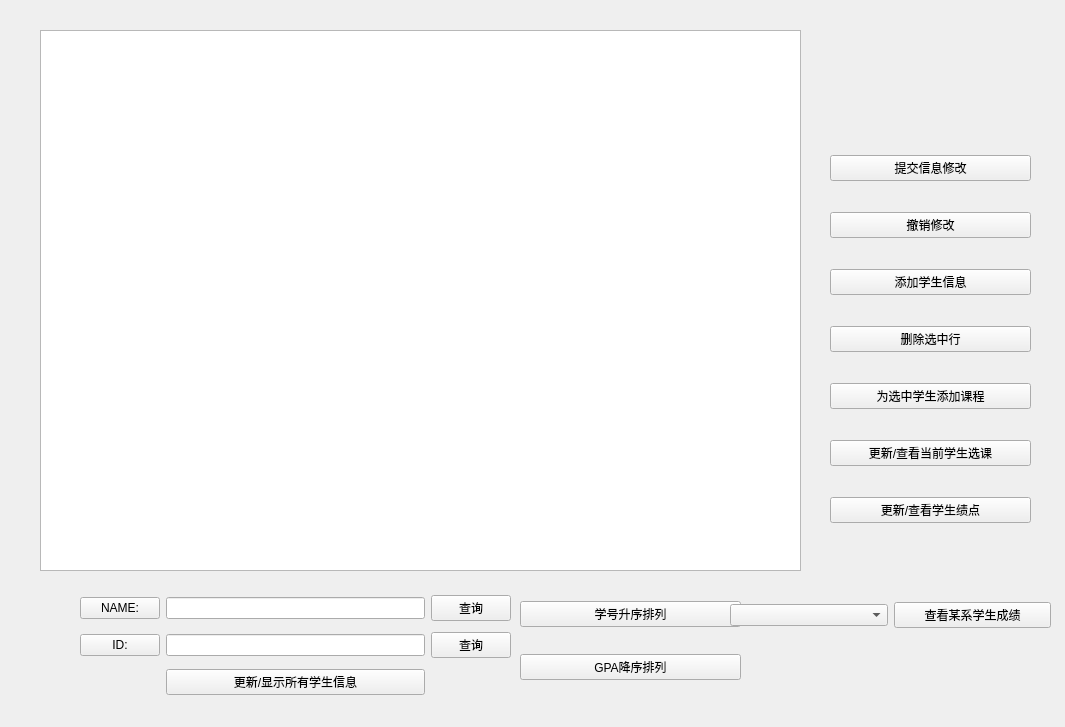
<?xml version="1.0" encoding="UTF-8"?>
<ui version="4.0">
 <class>searchInfoStudent</class>
 <widget class="QWidget" name="searchInfoStudent">
  <property name="geometry">
   <rect>
    <x>0</x>
    <y>0</y>
    <width>1065</width>
    <height>727</height>
   </rect>
  </property>
  <property name="windowTitle">
   <string>Form</string>
  </property>
  <widget class="QTableView" name="tableView">
   <property name="geometry">
    <rect>
     <x>40</x>
     <y>30</y>
     <width>761</width>
     <height>541</height>
    </rect>
   </property>
  </widget>
  <widget class="QWidget" name="widget" native="true">
   <property name="geometry">
    <rect>
     <x>830</x>
     <y>130</y>
     <width>201</width>
     <height>421</height>
    </rect>
   </property>
   <layout class="QVBoxLayout" name="verticalLayout">
    <item>
     <widget class="QPushButton" name="pushButton">
      <property name="styleSheet">
       <string notr="true">font: 9pt &quot;黑体&quot;;</string>
      </property>
      <property name="text">
       <string>提交信息修改</string>
      </property>
     </widget>
    </item>
    <item>
     <widget class="QPushButton" name="pushButton_2">
      <property name="styleSheet">
       <string notr="true">font: 9pt &quot;黑体&quot;;</string>
      </property>
      <property name="text">
       <string>撤销修改</string>
      </property>
     </widget>
    </item>
    <item>
     <widget class="QPushButton" name="pushButton_3">
      <property name="styleSheet">
       <string notr="true">font: 9pt &quot;黑体&quot;;</string>
      </property>
      <property name="text">
       <string>添加学生信息</string>
      </property>
     </widget>
    </item>
    <item>
     <widget class="QPushButton" name="pushButton_4">
      <property name="styleSheet">
       <string notr="true">font: 9pt &quot;黑体&quot;;</string>
      </property>
      <property name="text">
       <string>删除选中行</string>
      </property>
     </widget>
    </item>
    <item>
     <widget class="QPushButton" name="pushButton_7">
      <property name="styleSheet">
       <string notr="true">font: 9pt &quot;黑体&quot;;</string>
      </property>
      <property name="text">
       <string>为选中学生添加课程</string>
      </property>
     </widget>
    </item>
    <item>
     <widget class="QPushButton" name="pushButton_12">
      <property name="styleSheet">
       <string notr="true">font: 9pt &quot;黑体&quot;;</string>
      </property>
      <property name="text">
       <string>更新/查看当前学生选课</string>
      </property>
     </widget>
    </item>
    <item>
     <widget class="QPushButton" name="pushButton_13">
      <property name="styleSheet">
       <string notr="true">font: 9pt &quot;黑体&quot;;</string>
      </property>
      <property name="text">
       <string>更新/查看学生绩点</string>
      </property>
     </widget>
    </item>
   </layout>
  </widget>
  <widget class="QWidget" name="widget_2" native="true">
   <property name="geometry">
    <rect>
     <x>80</x>
     <y>590</y>
     <width>431</width>
     <height>111</height>
    </rect>
   </property>
   <layout class="QGridLayout" name="gridLayout">
    <item row="1" column="2">
     <widget class="QPushButton" name="pushButton_6">
      <property name="styleSheet">
       <string notr="true">font: 9pt &quot;黑体&quot;;</string>
      </property>
      <property name="text">
       <string>查询</string>
      </property>
     </widget>
    </item>
    <item row="0" column="2">
     <widget class="QPushButton" name="pushButton_5">
      <property name="styleSheet">
       <string notr="true">font: 9pt &quot;黑体&quot;;</string>
      </property>
      <property name="text">
       <string>查询</string>
      </property>
     </widget>
    </item>
    <item row="1" column="1">
     <widget class="QLineEdit" name="lineEdit_search_number"/>
    </item>
    <item row="0" column="1">
     <widget class="QLineEdit" name="lineEdit_search_name"/>
    </item>
    <item row="2" column="1">
     <widget class="QPushButton" name="pushButton_8">
      <property name="styleSheet">
       <string notr="true">font: 9pt &quot;黑体&quot;;</string>
      </property>
      <property name="text">
       <string>更新/显示所有学生信息</string>
      </property>
     </widget>
    </item>
    <item row="0" column="0">
     <widget class="QPushButton" name="pushButton_10">
      <property name="styleSheet">
       <string notr="true">font: 9pt &quot;黑体&quot;;</string>
      </property>
      <property name="text">
       <string>NAME:</string>
      </property>
     </widget>
    </item>
    <item row="1" column="0">
     <widget class="QPushButton" name="pushButton_11">
      <property name="styleSheet">
       <string notr="true">font: 9pt &quot;黑体&quot;;</string>
      </property>
      <property name="text">
       <string>ID:</string>
      </property>
     </widget>
    </item>
   </layout>
  </widget>
  <widget class="QWidget" name="widget_3" native="true">
   <property name="geometry">
    <rect>
     <x>520</x>
     <y>580</y>
     <width>221</width>
     <height>121</height>
    </rect>
   </property>
   <layout class="QVBoxLayout" name="verticalLayout_2">
    <item>
     <widget class="QPushButton" name="pushButton_14">
      <property name="styleSheet">
       <string notr="true">font: 9pt &quot;黑体&quot;;</string>
      </property>
      <property name="text">
       <string>学号升序排列</string>
      </property>
     </widget>
    </item>
    <item>
     <widget class="QPushButton" name="pushButton_15">
      <property name="styleSheet">
       <string notr="true">font: 9pt &quot;黑体&quot;;</string>
      </property>
      <property name="text">
       <string>GPA降序排列</string>
      </property>
     </widget>
    </item>
   </layout>
  </widget>
  <widget class="QWidget" name="widget_4" native="true">
   <property name="geometry">
    <rect>
     <x>730</x>
     <y>590</y>
     <width>321</width>
     <height>50</height>
    </rect>
   </property>
   <layout class="QHBoxLayout" name="horizontalLayout">
    <item>
     <widget class="QComboBox" name="comboBox_depart"/>
    </item>
    <item>
     <widget class="QPushButton" name="pushButton_9">
      <property name="styleSheet">
       <string notr="true">font: 9pt &quot;黑体&quot;;</string>
      </property>
      <property name="text">
       <string>查看某系学生成绩</string>
      </property>
     </widget>
    </item>
   </layout>
  </widget>
  <widget class="QLabel" name="label_3">
   <property name="geometry">
    <rect>
     <x>0</x>
     <y>0</y>
     <width>1065</width>
     <height>727</height>
    </rect>
   </property>
   <property name="text">
    <string/>
   </property>
  </widget>
  <zorder>label_3</zorder>
  <zorder>tableView</zorder>
  <zorder>widget</zorder>
  <zorder>widget_2</zorder>
  <zorder>widget_3</zorder>
  <zorder>widget_4</zorder>
 </widget>
 <resources/>
 <connections/>
</ui>
